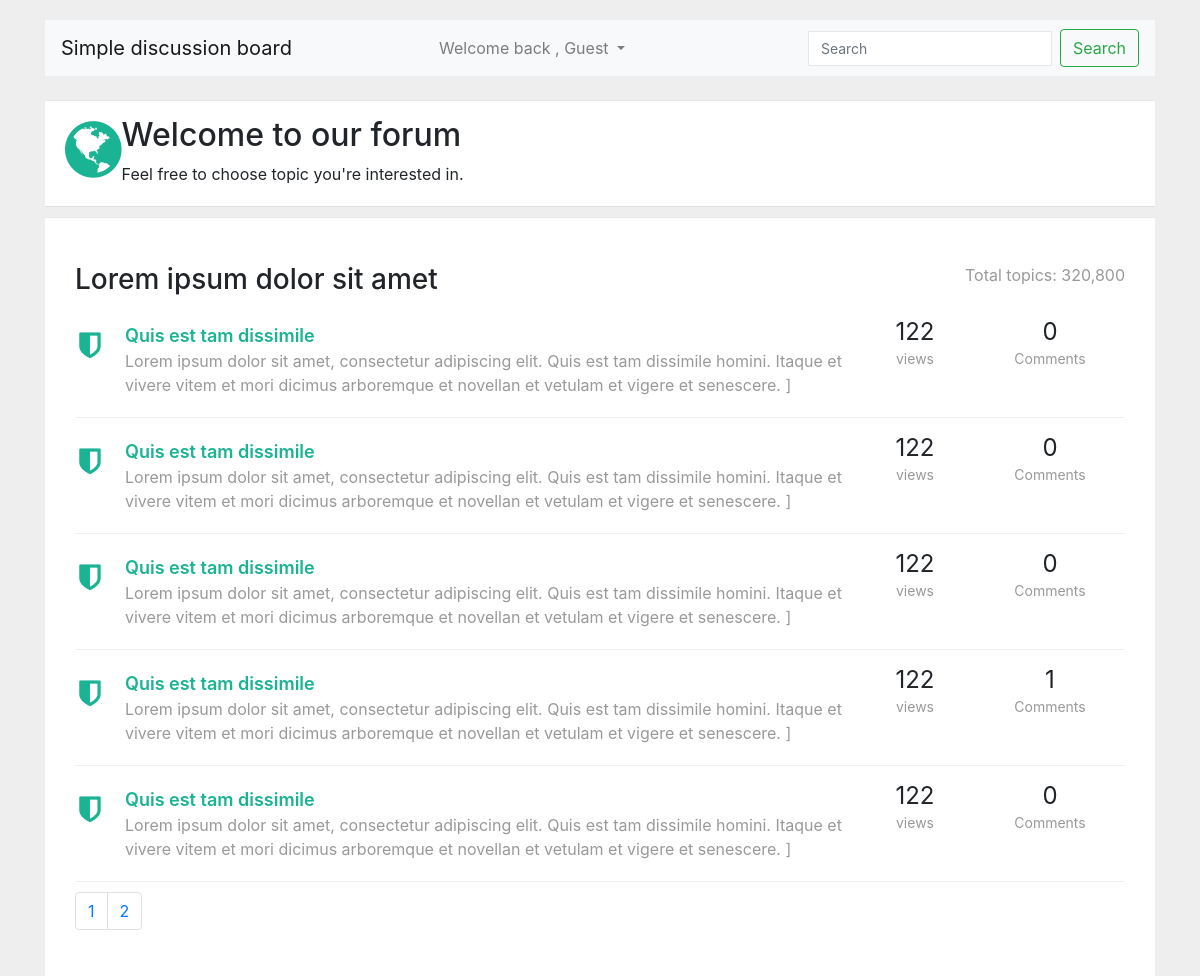
The page /forum-topics.php?id=1 on the database its author committed.
### tables this page shows
CREATE TABLE `forums` (
  `id` int(11) UNSIGNED NOT NULL,
  `title` varchar(122) NOT NULL,
  `slug` varchar(122) NOT NULL,
  `created_at` datetime NOT NULL,
  `updated_at` datetime NOT NULL,
  `user_id` int(11) NOT NULL
);

CREATE TABLE `topics` (
  `id` int(11) NOT NULL,
  `title` varchar(211) NOT NULL,
  `topic_sub_title` text DEFAULT NULL,
  `user_id` int(11) NOT NULL,
  `views` int(11) NOT NULL DEFAULT 0,
  `slug` varchar(122) NOT NULL,
  `likes` int(11) NOT NULL DEFAULT 0,
  `dislikes` int(11) NOT NULL DEFAULT 0,
  `created_at` datetime NOT NULL,
  `updated_at` datetime NOT NULL,
  `forum_id` int(11) NOT NULL
);

### include/class_autoloader.inc.php (called while the page is built, shortened)
<?php
function classAutoloader ( $className ){
	$path = 'classes/';
	$extension = '.class.php';
	$fullPath = $path . $className . $extension ;
}

### include/db.inc.php (called while the page is built, shortened)
<?php
class DbConnect {
	private $host = HOST;
	private $dbname = DBNAME;
	private $username = USERNAME;
	private $password = PASSWORD;
	protected function connect(){
		try {
			$sql = 'mysql:host='. $this -> host .';dbname='. $this -> dbname ;
			$pdo = new PDO ( $sql , $this -> username , $this -> password );
			$pdo -> setAttribute ( PDO::ATTR_DEFAULT_FETCH_MODE , PDO::FETCH_ASSOC );
			$pdo -> setAttribute ( PDO::ATTR_ERRMODE , PDO::ERRMODE_EXCEPTION );
			$pdo -> exec( 'set names utf8');
			return $pdo ;
		} catch ( PDOException $e) {
			echo $e -> getMessage();
		}
	}
}

### classes/forum.class.php (called while the page is built, shortened)
<?php
class Forum extends DbConnect {
public function getNumberOfCommentsByTopicId($topic_id ){
$sql = 'select * from replies where topic_id = ? ';
$query = $this -> connect() -> prepare($sql );
$query -> execute( [ $topic_id ]);
$results = count($query -> fetchAll());
return $results;
}
public function getAllTopicsByForumId($forum_id ){
	$page = isset($_GET['page']) ? (int)$_GET['page'] : 1 ;
	$perPage = isset( $_GET['per-page']) && $_GET['per-page'] <= 5 ? (int)$_GET['per-page'] : 5 ;
	$start = ($page > 1 ) ? ($page * $perPage ) - $perPage : 0;
	$sql = 'select * from topics where forum_id = :forum_id  order by created_at desc LIMIT :start  , :perPage ';
	$query = $this -> connect() -> prepare($sql);
	$query -> bindParam( ':forum_id' , $forum_id , PDO::PARAM_INT );
	$query -> bindParam( ':start' , $start , PDO::PARAM_INT );
	$query -> bindParam( ':perPage' , $perPage , PDO::PARAM_INT );
	$query -> execute();
	$topics = $query -> fetchAll();
	$sql = 'select * from topics where forum_id = :forum_id';
	$query = $this -> connect() -> prepare($sql);
	$query -> bindParam( ':forum_id' , $forum_id , PDO::PARAM_INT );
	$query -> execute();
	$topicCount = $query -> fetchAll();
	$allTopics = count( $topicCount);
	$pages = ceil( $allTopics / $perPage);
	return array( 'pages' => $pages , 'topics' => $topics , 'per-page' => $perPage);
}
public function getForumDetailsById($forum_id ){
	$sql = 'select * from forums where id = ? limit 1 ';
	$query = $this -> connect() -> prepare($sql);
	$query -> execute([ $forum_id ]);
	$result = $query -> fetch();
	return $result;
}
}

### forum-topics.php (the view, shortened to what this page needs)
<?php
require_once 'include/db.inc.php';
require_once 'include/class_autoloader.inc.php';
 ?>
 <!doctype html>
<html lang="en">
  <head>
    <?php require_once 'partials/__head.php' ?>
  </head>
  <body>
    <link href="https://maxcdn.bootstrapcdn.com/font-awesome/4.3.0/css/font-awesome.min.css" rel="stylesheet">
<div class="container">
<div class="row">
    <div class="col-lg-12">
        <div class="wrapper wrapper-content animated fadeInRight">
<?php require_once 'partials/__navbar.php' ?>
            <?php require_once 'partials/__top_nav.php' ?>
            <div class="ibox-content forum-container">
<?php
try {
$forum_id = $_GET['id'];
$forum = new Forum();
$forum_title = $forum -> getForumDetailsById($forum_id)['title'];
} catch ( PDOException $e ){
    echo $e -> getMessage();
}
 ?>
<div class="forum-title">
                    <div class="pull-right forum-desc">
                        <samll>Total topics: 320,800</samll>
                    </div>
                    <h3><?php echo $forum_title; ?></h3>
                </div>
<?php
if( count( $forum -> getAllTopicsByForumId($forum_id)['topics'])> 0 ){
foreach ( $forum -> getAllTopicsByForumId($forum_id )['topics'] as $topic ){
?>
  <div class="forum-item active">
                    <div class="row">
                        <div class="col-md-9">
                            <div class="forum-icon">
                                <i class="fa fa-shield"></i>
                            </div>
                            <a href="topic-replies.php?id=<?php echo $topic['id'] ?>" class="forum-item-title"><?php echo $topic['title'] ?></a>
                            <div class="forum-sub-title"><?php echo $topic['topic_sub_title'] ?></div>
                        </div>
                        <div class="col-md-1 forum-info">
                            <span class="views-number">
                             <?php echo $topic['views'] ?>
                            </span>
                            <div>
                                <small>views</small>
                            </div>
                        </div>
                        <div class="col-md-2 forum-info">
                            <span class="views-number">
<?php echo $forum -> getNumberOfCommentsByTopicId($topic['id']) ?>
                            </span>
                            <div>
                                <small>Comments</small>
                            </div>
                        </div>
                    </div>
                </div>
<?php
}
?>
<nav aria-label="Page navigation example">
  <ul class="pagination">
<?php
$pages = $forum -> getAllTopicsByForumId($forum_id)['pages'];
$perPage = $forum -> getAllTopicsByForumId($forum_id)['per-page'];
if( !isset($_GET['id'])){
    $id = 1 ;
} else {
    $id = (int)$_GET['id'];
}
for ( $x = 1 ; $x <= $pages ; $x++ ) {
?>
    <li class="page-item">
        <a class="page-link" href="?id=<?php echo $id; ?>&page=<?php echo $x;  ?>&per-page=<?php echo $perPage;  ?>"><?php echo $x ; ?></a>
    </li>
<?php
}
 ?>
  </ul>
</nav>
<?php
} else {
    echo 'There is no topics in this forum.';
}
?>
            </div>
        </div>
    </div>
</div>
</div>
  </body>
</html>

### partials/__head.php (style rules this page uses)
body { margin-top:20px; background:#eee; }
.forum-item { margin: 10px 0; padding: 10px 0 20px; border-bottom: 1px solid #f1f1f1; }
.views-number { font-size: 24px; line-height: 18px; font-weight: 400; }
.forum-container, .forum-post-container { padding: 30px !important; }
.forum-item small { color: #999; }
.forum-item .forum-sub-title { color: #999; margin-left: 50px; }
.forum-title { margin: 15px 0 15px 0; }
.forum-info { text-align: center; }
.forum-desc { color: #999; }
.forum-icon { float: left; width: 30px; margin-right: 20px; text-align: center; }
a.forum-item-title { color: inherit; display: block; font-size: 18px; font-weight: 600; }
.forum-icon .fa { font-size: 30px; margin-top: 8px; color: #9b9b9b; }
.forum-item.active .fa { color: #1ab394; }
.forum-item.active a.forum-item-title { color: #1ab394; }
.ibox-content { background-color: #ffffff; color: inherit; padding: 15px 20px 20px 20px; border-color: #e7eaec; border-image: none; border-style: solid solid none; border-width: 1px 0; }

### rows shown on the page
forums: title "Lorem ipsum dolor sit amet"
topics: title "Quis est tam dissimile", topic_sub_title "Lorem ipsum dolor sit amet, consectetur adipiscing elit. Quis est tam dissimile homini. Itaque et vivere vitem et mori dicimus arboremque et novellan et vetulam et vigere et senescere. ]", views "122", id "0"
topics: title "Quis est tam dissimile", topic_sub_title "Lorem ipsum dolor sit amet, consectetur adipiscing elit. Quis est tam dissimile homini. Itaque et vivere vitem et mori dicimus arboremque et novellan et vetulam et vigere et senescere. ]", views "122", id "0"
topics: title "Quis est tam dissimile", topic_sub_title "Lorem ipsum dolor sit amet, consectetur adipiscing elit. Quis est tam dissimile homini. Itaque et vivere vitem et mori dicimus arboremque et novellan et vetulam et vigere et senescere. ]", views "122", id "0"
topics: title "Quis est tam dissimile", topic_sub_title "Lorem ipsum dolor sit amet, consectetur adipiscing elit. Quis est tam dissimile homini. Itaque et vivere vitem et mori dicimus arboremque et novellan et vetulam et vigere et senescere. ]", views "122", id "1"
topics: title "Quis est tam dissimile", topic_sub_title "Lorem ipsum dolor sit amet, consectetur adipiscing elit. Quis est tam dissimile homini. Itaque et vivere vitem et mori dicimus arboremque et novellan et vetulam et vigere et senescere. ]", views "122", id "0"

### other values the page prints
SITE_NAME "Simple discussion board"
